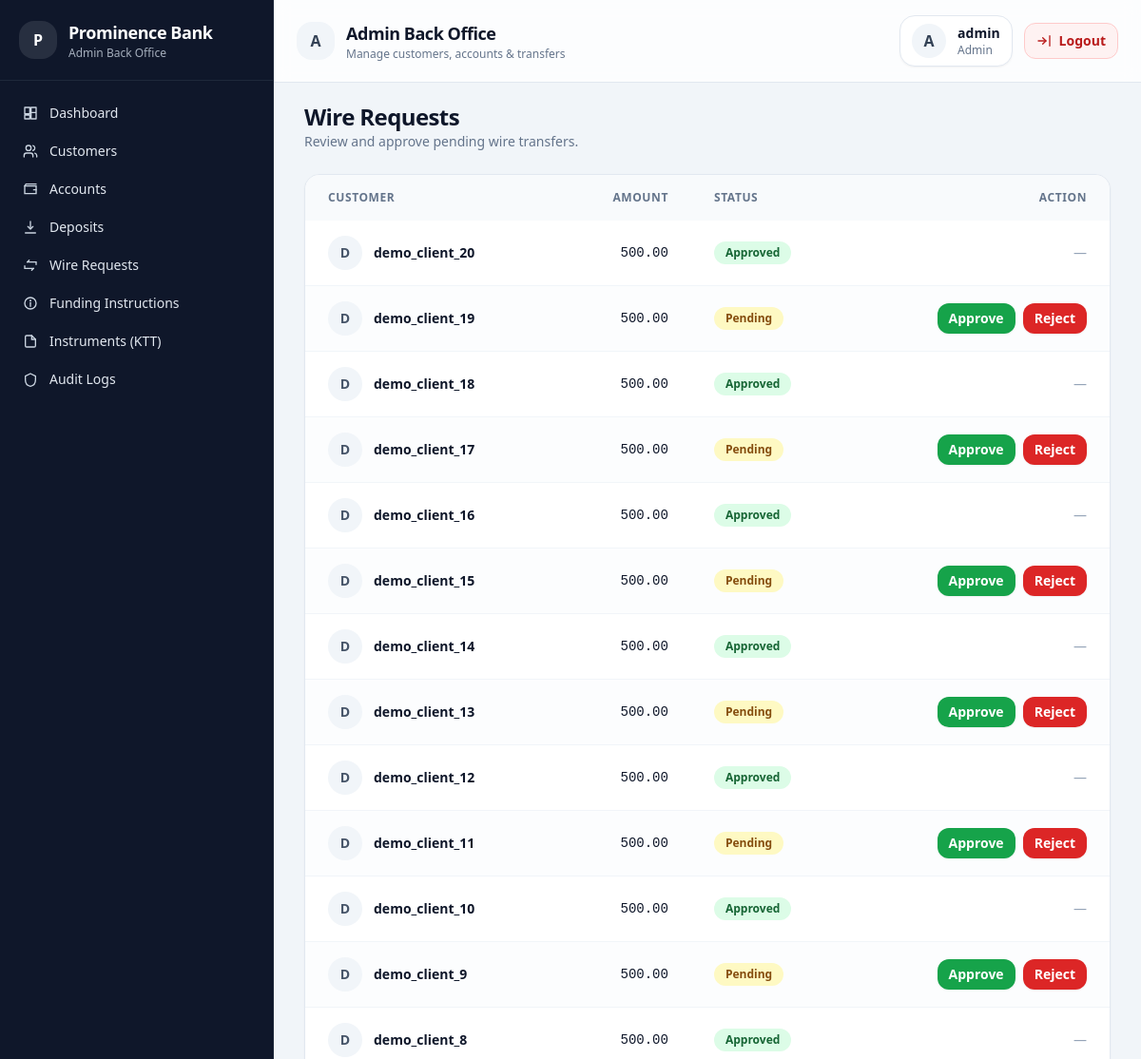
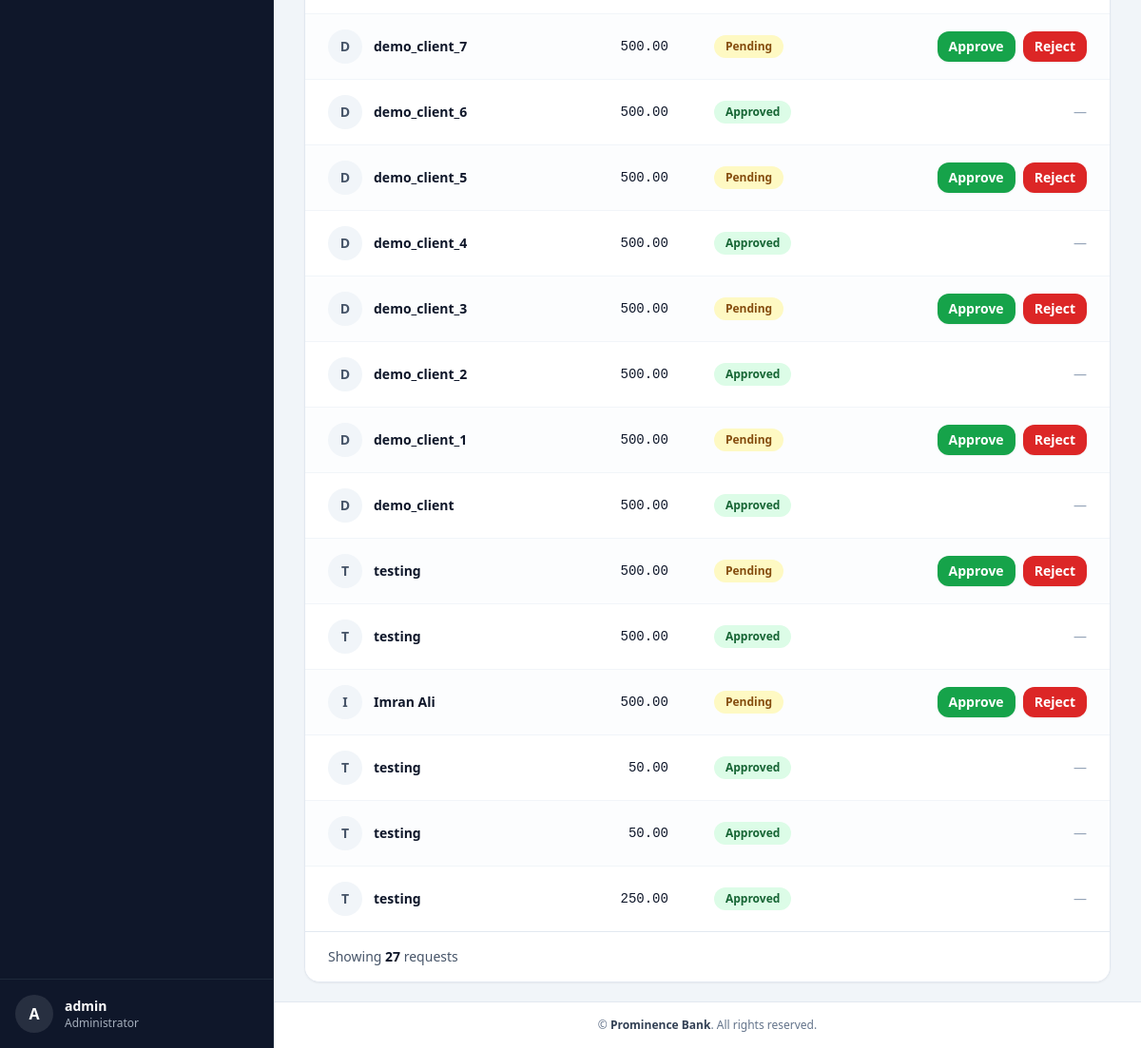
Page /client/admin/wires/ (signed in) on the committed database (2 pictures, top to bottom).
### transfers/models.py (models this page shows, shortened)
class ExternalWireRequest(models.Model):
    STATUS_CHOICES =  [
        ("PENDING", "Pending"),
        ("APPROVED", "Approved"),
        ("REJECTED", "Rejected"),
    ]
    customer = models.ForeignKey(
        User,
        on_delete = models.CASCADE
    )
    account = models.ForeignKey(
        "ledger.Account",
        on_delete=models.CASCADE
    )
    beneficiary = models.ForeignKey(
        Beneficiary,
        on_delete=models.CASCADE
    )
    amount = models.DecimalField(max_digits=18, decimal_places=2)
    reference = models.CharField(
        max_length=50,
        unique=True,
        help_text="Internal transaction reference"
    )
    status  = models.CharField(
        max_length=20,
        choices=STATUS_CHOICES,
        default="PENDING"
    )
    created_at = models.DateTimeField(auto_now_add=True)
    updated_at = models.DateTimeField(auto_now=True)

### transfers/views.py (the view)
# urls.py: path("admin/wires/", views.admin_wire_requests, name="admin_wire_requests"),
@staff_member_required
def admin_wire_requests(request):
    requests = ExternalWireRequest.objects.all().order_by("-created_at")
    return render(request, "admin/wires/list.html", {
        "requests": requests
    })

### templates/admin/wires/list.html (shortened to what this page needs)
{% extends "admin/base_admin.html" %}
{% block content %}
<div class="space-y-6">
  <div class="flex flex-col gap-2 sm:flex-row sm:items-center sm:justify-between">
    <div>
      <h1 class="text-xl sm:text-2xl font-semibold tracking-tight text-slate-900">Wire Requests</h1>
      <p class="text-sm text-slate-500">Review and approve pending wire transfers.</p>
    </div>
  </div>
  <div class="hidden sm:block overflow-hidden rounded-2xl border border-slate-200 bg-white shadow-sm">
    <div class="overflow-x-auto">
      <table class="min-w-full text-sm">
        <thead class="bg-slate-50">
          <tr class="text-left text-xs font-semibold uppercase tracking-wider text-slate-500">
            <th class="px-6 py-4">Customer</th>
            <th class="px-6 py-4 text-right">Amount</th>
            <th class="px-6 py-4">Status</th>
            <th class="px-6 py-4 text-right">Action</th>
          </tr>
        </thead>
        <tbody class="divide-y divide-slate-100">
          {% for w in requests %}
          <tr class="{% cycle 'bg-white' 'bg-slate-50/40' %} hover:bg-slate-100/60 transition-colors">
            <td class="px-6 py-4">
              <div class="flex items-center gap-3">
                <div class="flex h-9 w-9 items-center justify-center rounded-full bg-slate-100 text-slate-600 font-semibold">
                  {{ w.customer.username|slice:":1"|upper }}
                </div>
                <div class="font-semibold text-slate-900">
                  {{ w.customer.username }}
                </div>
              </div>
            </td>
            <td class="px-6 py-4 text-right font-mono tabular-nums text-slate-900 whitespace-nowrap">
              {{ w.amount }}
            </td>
            <td class="px-6 py-4">
              {% if w.status == "PENDING" %}
                <span class="inline-flex items-center rounded-full bg-yellow-100 px-3 py-1 text-xs font-semibold text-yellow-800">
                  Pending
                </span>
              {% elif w.status == "APPROVED" %}
                <span class="inline-flex items-center rounded-full bg-green-100 px-3 py-1 text-xs font-semibold text-green-800">
                  Approved
                </span>
              {% elif w.status == "REJECTED" %}
                <span class="inline-flex items-center rounded-full bg-red-100 px-3 py-1 text-xs font-semibold text-red-800">
                  Rejected
                </span>
              {% else %}
                <span class="inline-flex items-center rounded-full bg-slate-100 px-3 py-1 text-xs font-semibold text-slate-700">
                  {{ w.status }}
                </span>
              {% endif %}
            </td>
            <td class="px-6 py-4 text-right">
              {% if w.status == "PENDING" %}
                <div class="flex justify-end gap-2">
                  <a href="{% url 'transfers:admin_wire_approve' w.id %}"
                     class="inline-flex items-center rounded-xl bg-green-600 px-3 py-1.5 text-sm font-semibold text-white shadow-sm hover:bg-green-700 focus:outline-none focus:ring-4 focus:ring-green-100">
                    Approve
                  </a>
                  <a href="{% url 'transfers:admin_wire_reject' w.id %}"
                     class="inline-flex items-center rounded-xl bg-red-600 px-3 py-1.5 text-sm font-semibold text-white shadow-sm hover:bg-red-700 focus:outline-none focus:ring-4 focus:ring-red-100">
                    Reject
                  </a>
                </div>
              {% else %}
                <span class="text-slate-400 text-sm">—</span>
              {% endif %}
            </td>
          </tr>
          {% endfor %}
        </tbody>
      </table>
    </div>
    <div class="flex items-center justify-between border-t border-slate-200 bg-white px-4 sm:px-6 py-4 text-sm text-slate-600">
      <div>
        Showing <span class="font-semibold text-slate-900">{{ requests|length }}</span>
        request{{ requests|length|pluralize }}
      </div>
    </div>
  </div>
</div>
{% endblock %}

### templates/admin/partials/sidebar.html (shortened to what this page needs)
<div class="h-full w-72 bg-slate-900 text-white flex flex-col border-r border-slate-800">
  <div class="px-5 py-5 border-b border-slate-800 flex items-start justify-between gap-3">
    <div class="flex items-center gap-3 min-w-0">
      <div class="h-10 w-10 rounded-2xl bg-white/10 flex items-center justify-center font-bold shrink-0">
        P
      </div>
      <div class="leading-tight min-w-0">
        <div class="text-lg font-semibold tracking-tight truncate">Prominence Bank</div>
        <div class="text-xs text-slate-300/80 truncate">Admin Back Office</div>
      </div>
    </div>
  </div>
  <nav class="flex-1 px-3 py-4 text-sm overflow-y-auto">
    <div class="space-y-1">
      <a href="{% url 'admin_dashboard' %}"
         class="group flex items-center gap-3 rounded-xl px-3 py-2 text-slate-200 hover:bg-white/10 hover:text-white transition">
        <svg class="h-4 w-4 text-slate-300 group-hover:text-white" viewBox="0 0 24 24" fill="none" aria-hidden="true">
          <path d="M3 13h8V3H3v10Zm10 8h8V11h-8v10ZM3 21h8v-6H3v6Zm10-10h8V3h-8v8Z"
                stroke="currentColor" stroke-width="2" stroke-linejoin="round"/>
        </svg>
        <span class="font-medium">Dashboard</span>
      </a>
      <a href="{% url 'admin_customer_list' %}"
         class="group flex items-center gap-3 rounded-xl px-3 py-2 text-slate-200 hover:bg-white/10 hover:text-white transition">
        <span class="font-medium">Customers</span>
      </a>
      <a href="{% url 'admin_account_list' %}"
         class="group flex items-center gap-3 rounded-xl px-3 py-2 text-slate-200 hover:bg-white/10 hover:text-white transition">
        <span class="font-medium">Accounts</span>
      </a>
      <a href="{% url 'admin_deposit_create' %}"
         class="group flex items-center gap-3 rounded-xl px-3 py-2 text-slate-200 hover:bg-white/10 hover:text-white transition">
        <span class="font-medium">Deposits</span>
      </a>
      <a href="{% url 'transfers:admin_wire_requests' %}"
         class="group flex items-center gap-3 rounded-xl px-3 py-2 text-slate-200 hover:bg-white/10 hover:text-white transition">
        <span class="font-medium">Wire Requests</span>
      </a>
      <a href="{% url 'admin_funding_instruction' %}"
         class="group flex items-center gap-3 rounded-xl px-3 py-2 text-slate-200 hover:bg-white/10 hover:text-white transition">
        <span class="font-medium">Funding Instructions</span>
      </a>
      <a href="{% url 'instruments:admin_ktt_create' %}"
         class="group flex items-center gap-3 rounded-xl px-3 py-2 text-slate-200 hover:bg-white/10 hover:text-white transition">
        <svg class="h-4 w-4 text-slate-300 group-hover:text-white" viewBox="0 0 24 24" fill="none" aria-hidden="true">
          <path d="M14 3H6a2 2 0 0 0-2 2v14a2 2 0 0 0 2 2h12a2 2 0 0 0 2-2V9l-6-6Z" stroke="currentColor" stroke-width="2"/>
          <path d="M14 3v6h6" stroke="currentColor" stroke-width="2" stroke-linecap="round"/>
        </svg>
        <span class="font-medium">Instruments (KTT)</span>
      </a>
      <a href="{% url 'audit:audit_list' %}"
         class="group flex items-center gap-3 rounded-xl px-3 py-2 text-slate-200 hover:bg-white/10 hover:text-white transition">
        <svg class="h-4 w-4 text-slate-300 group-hover:text-white" viewBox="0 0 24 24" fill="none" aria-hidden="true">
          <path d="M12 3l8 4v6c0 5-3.5 9-8 10-4.5-1-8-5-8-10V7l8-4Z"
                stroke="currentColor" stroke-width="2" stroke-linecap="round" stroke-linejoin="round"/>
        </svg>
        <span class="font-medium">Audit Logs</span>
      </a>
    </div>
  </nav>
  <div class="border-t border-slate-800 p-4">
    <div class="flex items-center gap-3">
      <div class="flex h-10 w-10 items-center justify-center rounded-full bg-white/10 font-semibold">
        {{ request.user.username|slice:":1"|upper }}
      </div>
      <div class="min-w-0">
        <div class="truncate text-sm font-semibold text-white">{{ request.user.username }}</div>
        <div class="text-xs text-slate-300/80">Administrator</div>
      </div>
    </div>
  </div>
</div>

### templates/admin/partials/navbar.html (shortened to what this page needs)
<header class="sticky top-0 z-40 border-b border-slate-200 bg-white/80 backdrop-blur">
  <div class="mx-auto flex max-w-7xl items-center justify-between px-4 py-3 sm:px-6 sm:py-4">
    <div class="flex min-w-0 items-center gap-3">
      <div class="flex h-10 w-10 shrink-0 items-center justify-center rounded-2xl bg-slate-100 text-slate-700 font-semibold">
        A
      </div>
      <div class="min-w-0">
        <h2 class="text-base sm:text-lg font-semibold tracking-tight text-slate-900 truncate">
          Admin Back Office
        </h2>
        <p class="hidden sm:block text-xs text-slate-500">
          Manage customers, accounts & transfers
        </p>
      </div>
    </div>
    <div class="flex shrink-0 items-center gap-2 sm:gap-3">
      <div class="flex items-center gap-3 rounded-2xl border border-slate-200 bg-white px-2 py-2 sm:px-3 shadow-sm">
        <div class="flex h-9 w-9 items-center justify-center rounded-full bg-slate-100 text-slate-700 font-semibold">
          {{ request.user.username|slice:":1"|upper }}
        </div>
        <div class="hidden sm:block leading-tight">
          <div class="text-sm font-semibold text-slate-900">
            {{ request.user.username }}
          </div>
          <div class="text-xs text-slate-500">Admin</div>
        </div>
      </div>
      <a href="{% url 'logout' %}"
         class="inline-flex items-center justify-center gap-2 rounded-xl border border-red-200 bg-red-50 px-3 py-2 text-sm font-semibold text-red-700 hover:bg-red-100 focus:outline-none focus:ring-4 focus:ring-red-100"
         aria-label="Logout">
        <span class="hidden sm:inline">Logout</span>
      </a>
    </div>
  </div>
</header>

### rows in the picture
ExternalWireRequest: customer.username "D", customer.username "demo_client_20", amount "500.00", status "Approved"
ExternalWireRequest: customer.username "D", customer.username "demo_client_19", amount "500.00", status "Pending"
ExternalWireRequest: customer.username "D", customer.username "demo_client_18", amount "500.00", status "Approved"
ExternalWireRequest: customer.username "D", customer.username "demo_client_17", amount "500.00", status "Pending"
ExternalWireRequest: customer.username "D", customer.username "demo_client_16", amount "500.00", status "Approved"
ExternalWireRequest: customer.username "D", customer.username "demo_client_15", amount "500.00", status "Pending"
ExternalWireRequest: customer.username "D", customer.username "demo_client_14", amount "500.00", status "Approved"
ExternalWireRequest: customer.username "D", customer.username "demo_client_13", amount "500.00", status "Pending"
ExternalWireRequest: customer.username "D", customer.username "demo_client_12", amount "500.00", status "Approved"
ExternalWireRequest: customer.username "D", customer.username "demo_client_11", amount "500.00", status "Pending"
ExternalWireRequest: customer.username "D", customer.username "demo_client_10", amount "500.00", status "Approved"
ExternalWireRequest: customer.username "D", customer.username "demo_client_9", amount "500.00", status "Pending"
ExternalWireRequest: customer.username "D", customer.username "demo_client_8", amount "500.00", status "Approved"
ExternalWireRequest: customer.username "D", customer.username "demo_client_7", amount "500.00", status "Pending"
ExternalWireRequest: customer.username "D", customer.username "demo_client_6", amount "500.00", status "Approved"
ExternalWireRequest: customer.username "D", customer.username "demo_client_5", amount "500.00", status "Pending"
ExternalWireRequest: customer.username "D", customer.username "demo_client_4", amount "500.00", status "Approved"
ExternalWireRequest: customer.username "D", customer.username "demo_client_3", amount "500.00", status "Pending"
ExternalWireRequest: customer.username "D", customer.username "demo_client_2", amount "500.00", status "Approved"
ExternalWireRequest: customer.username "D", customer.username "demo_client_1", amount "500.00", status "Pending"
ExternalWireRequest: customer.username "D", customer.username "demo_client", amount "500.00", status "Approved"
ExternalWireRequest: customer.username "T", customer.username "testing", amount "500.00", status "Pending"
ExternalWireRequest: customer.username "T", customer.username "testing", amount "500.00", status "Approved"
ExternalWireRequest: customer.username "I", customer.username "Imran Ali", amount "500.00", status "Pending"
ExternalWireRequest: customer.username "T", customer.username "testing", amount "50.00", status "Approved"
ExternalWireRequest: customer.username "T", customer.username "testing", amount "50.00", status "Approved"
ExternalWireRequest: customer.username "T", customer.username "testing", amount "250.00", status "Approved"

### other values in the picture
{{ request.user.username|slice:":1"|upper }} "A"
{{ request.user.username }} "admin"
{{ requests|length }} "27"
